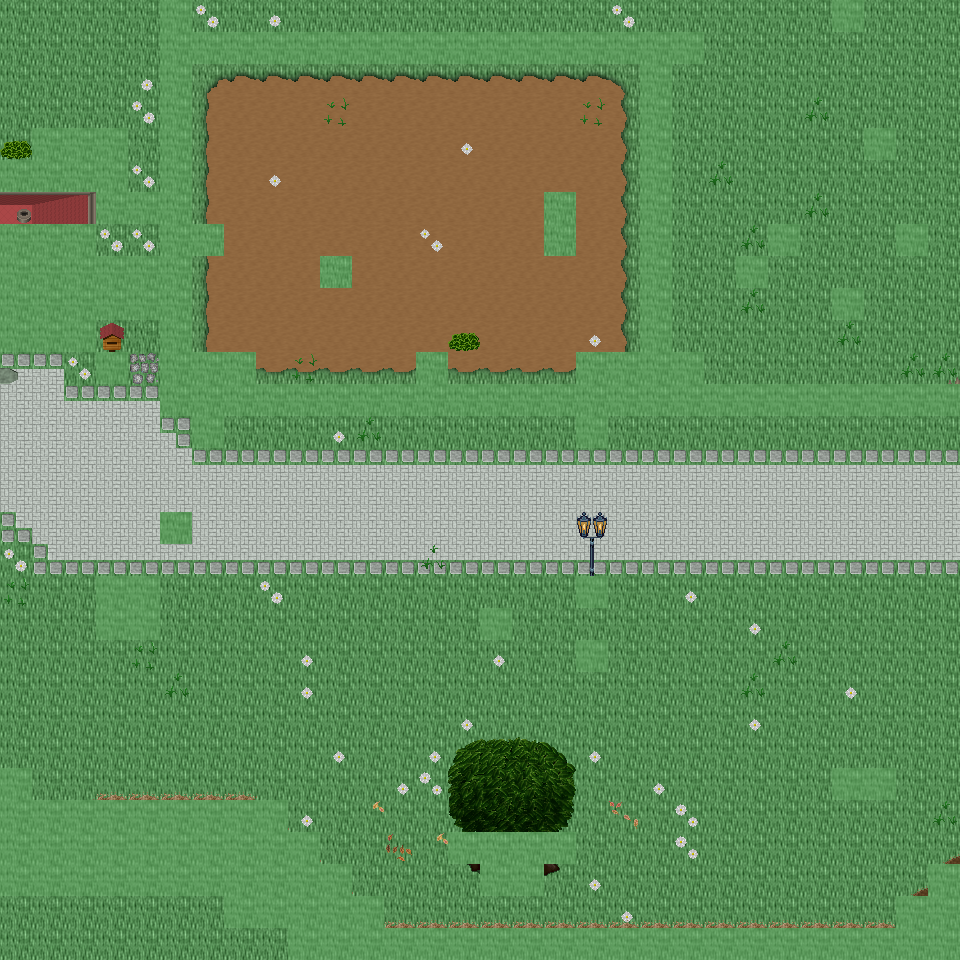

A 2D game scene composited from a Tiled map and its tileset images. What follows is a short description and the map's XML, with each tile layer's data collapsed to a summary:
An orthogonal 30x30 tile map with 32x32 px tiles, 6 tile layers (Ground, Object, Object2, Above, ...), 41 tilesets and 10 objects (10x mapExit).

<map version="1.0" orientation="orthogonal" renderorder="right-down" width="30" height="30" tilewidth="32" tileheight="32" nextobjectid="11">
  <tileset firstgid="1" name="tileset_ground_ground" tilewidth="32" tileheight="32" tilecount="33" columns="3">
    <image source="../drawable/tileset_ground_ground.png" width="96" height="352" />
  </tileset>
  <tileset firstgid="34" name="tileset_ground_cobbled_paving" tilewidth="32" tileheight="32" tilecount="1" columns="1">
    <image source="../drawable/tileset_ground_cobbled_paving.png" width="32" height="32" />
  </tileset>
  <tileset firstgid="35" name="tileset_plant_grasses" tilewidth="32" tileheight="32" tilecount="6" columns="3">
    <image source="../drawable/tileset_plant_grasses.png" width="96" height="64" />
  </tileset>
  <tileset firstgid="41" name="tileset_plant_flower_daisy_white" tilewidth="32" tileheight="32" tilecount="8" columns="2">
    <image source="../drawable/tileset_plant_flower_daisy_white.png" width="64" height="128" />
  </tileset>
  <tileset firstgid="49" name="tileset_ground_ridge_earth_pale" tilewidth="32" tileheight="32" tilecount="96" columns="12">
    <image source="../drawable/tileset_ground_ridge_earth_pale.png" width="384" height="256" />
  </tileset>
  <tileset firstgid="145" name="tileset_plant_leaves" tilewidth="32" tileheight="32" tilecount="8" columns="4">
    <image source="../drawable/tileset_plant_leaves.png" width="128" height="64" />
  </tileset>
  <tileset firstgid="153" name="tileset_ground_grass_edges" tilewidth="32" tileheight="32" tilecount="36" columns="12">
    <image source="../drawable/tileset_ground_grass_edges.png" width="384" height="96" />
  </tileset>
  <tileset firstgid="189" name="tileset_ground_grass_corners" tilewidth="32" tileheight="32" tilecount="24" columns="6">
    <image source="../drawable/tileset_ground_grass_corners.png" width="192" height="128" />
  </tileset>
  <tileset firstgid="213" name="tileset_building_roof_blue" tilewidth="32" tileheight="32" tilecount="20" columns="5">
    <image source="../drawable/tileset_building_roof_blue.png" width="160" height="128" />
  </tileset>
  <tileset firstgid="233" name="tileset_building_wall_wall_brown" tilewidth="32" tileheight="32" tilecount="12" columns="3">
    <image source="../drawable/tileset_building_wall_wall_brown.png" width="96" height="128" />
  </tileset>
  <tileset firstgid="245" name="tileset_plant_tree_tree_darkgreen" tilewidth="32" tileheight="32" tilecount="88" columns="8">
    <image source="../drawable/tileset_plant_tree_tree_darkgreen.png" width="256" height="352" />
  </tileset>
  <tileset firstgid="333" name="tileset_building_roof_red" tilewidth="32" tileheight="32" tilecount="20" columns="5">
    <image source="../drawable/tileset_building_roof_red.png" width="160" height="128" />
  </tileset>
  <tileset firstgid="353" name="tileset_plant_bush_bushes" tilewidth="32" tileheight="32" tilecount="10" columns="5">
    <image source="../drawable/tileset_plant_bush_bushes.png" width="160" height="64" />
  </tileset>
  <tileset firstgid="363" name="tileset_building_window_window_left" tilewidth="32" tileheight="32" tilecount="2" columns="2">
    <image source="../drawable/tileset_building_window_window_left.png" width="64" height="32" />
  </tileset>
  <tileset firstgid="365" name="tileset_building_window_window_right" tilewidth="32" tileheight="32" tilecount="2" columns="2">
    <image source="../drawable/tileset_building_window_window_right.png" width="64" height="32" />
  </tileset>
  <tileset firstgid="367" name="tileset_building_door_door_n" tilewidth="32" tileheight="32" tilecount="6" columns="3">
    <image source="../drawable/tileset_building_door_door_n.png" width="96" height="64" />
  </tileset>
  <tileset firstgid="373" name="tileset_ground_green_paving_4" tilewidth="32" tileheight="32" tilecount="3" columns="3">
    <image source="../drawable/tileset_ground_green_paving_4.png" width="96" height="32" />
  </tileset>
  <tileset firstgid="376" name="tileset_item_postbox" tilewidth="32" tileheight="32" tilecount="4" columns="2">
    <image source="../drawable/tileset_item_postbox.png" width="64" height="64" />
  </tileset>
  <tileset firstgid="380" name="tileset_plant_bush_hedge" tilewidth="32" tileheight="32" tilecount="35" columns="5">
    <image source="../drawable/tileset_plant_bush_hedge.png" width="160" height="224" />
  </tileset>
  <tileset firstgid="415" name="tileset_building_door_closed" tilewidth="32" tileheight="32" tilecount="1" columns="1">
    <image source="../drawable/tileset_building_door_closed.png" width="32" height="32" />
  </tileset>
  <tileset firstgid="416" name="tileset_building_decoration_rocks_2" tilewidth="32" tileheight="32" tilecount="2" columns="1">
    <image source="../drawable/tileset_building_decoration_rocks_2.png" width="32" height="64" />
  </tileset>
  <tileset firstgid="418" name="tileset_plant_stump_rectangular" tilewidth="32" tileheight="32" tilecount="4" columns="2">
    <image source="../drawable/tileset_plant_stump_rectangular.png" width="64" height="64" />
  </tileset>
  <tileset firstgid="422" name="tileset_plant_stump_stump_purple" tilewidth="32" tileheight="32" tilecount="4" columns="2">
    <image source="../drawable/tileset_plant_stump_stump_purple.png" width="64" height="64" />
  </tileset>
  <tileset firstgid="426" name="tileset_building_fence_fence_chunky" tilewidth="32" tileheight="32" tilecount="21" columns="3">
    <image source="../drawable/tileset_building_fence_fence_chunky.png" width="96" height="224" />
  </tileset>
  <tileset firstgid="447" name="tileset_plant_stump_small_stump" tilewidth="32" tileheight="32" tilecount="4" columns="2">
    <image source="../drawable/tileset_plant_stump_small_stump.png" width="64" height="64" />
  </tileset>
  <tileset firstgid="451" name="tileset_building_decoration_chimney" tilewidth="32" tileheight="32" tilecount="2" columns="1">
    <image source="../drawable/tileset_building_decoration_chimney.png" width="32" height="64" />
  </tileset>
  <tileset firstgid="453" name="tileset_logic_item_sheepfood" tilewidth="32" tileheight="32" tilecount="1" columns="1">
    <image source="../drawable/tileset_logic_item_sheepfood.png" width="32" height="32" />
  </tileset>
  <tileset firstgid="454" name="tileset_logic_portal" tilewidth="32" tileheight="32" tilecount="24" columns="8">
    <image source="../drawable/tileset_logic_portal.png" width="256" height="96" />
  </tileset>
  <tileset firstgid="478" name="tileset_logic_item_sign" tilewidth="32" tileheight="32" tilecount="1" columns="1">
    <image source="../drawable/tileset_logic_item_sign.png" width="32" height="32" />
  </tileset>
  <tileset firstgid="479" name="tileset_logic_creature_sheep" tilewidth="32" tileheight="32" tilecount="1" columns="1">
    <image source="../drawable/tileset_logic_creature_sheep.png" width="32" height="32" />
  </tileset>
  <tileset firstgid="480" name="tileset_logic_collision" tilewidth="32" tileheight="32" tilecount="1" columns="1">
    <image source="../drawable/tileset_logic_collision.png" width="32" height="32" />
  </tileset>
  <tileset firstgid="481" name="tileset_logic_protection" tilewidth="32" tileheight="32" tilecount="2" columns="2">
    <image source="../drawable/tileset_logic_protection.png" width="64" height="32" />
  </tileset>
  <tileset firstgid="483" name="tileset_logic_creature_rodent" tilewidth="32" tileheight="32" tilecount="8" columns="8">
    <image source="../drawable/tileset_logic_creature_rodent.png" width="256" height="32" />
  </tileset>
  <tileset firstgid="491" name="tileset_furniture_chair_bench_iron" tilewidth="32" tileheight="32" tilecount="4" columns="2">
    <image source="../drawable/tileset_furniture_chair_bench_iron.png" width="64" height="64" />
  </tileset>
  <tileset firstgid="495" name="tileset_ground_green_paving" tilewidth="32" tileheight="32" tilecount="18" columns="3">
    <image source="../drawable/tileset_ground_green_paving.png" width="96" height="192" />
  </tileset>
  <tileset firstgid="513" name="tileset_building_fence_palisade" tilewidth="32" tileheight="32" tilecount="84" columns="6">
    <image source="../drawable/tileset_building_fence_palisade.png" width="192" height="448" />
  </tileset>
  <tileset firstgid="597" name="tileset_furniture_light_lamp_blue" tilewidth="32" tileheight="32" tilecount="3" columns="1">
    <image source="../drawable/tileset_furniture_light_lamp_blue.png" width="32" height="96" />
  </tileset>
  <tileset firstgid="600" name="tileset_light_light_5x5" tilewidth="32" tileheight="32" tilecount="25" columns="5">
    <image source="../drawable/tileset_light_light_5x5.png" width="160" height="160" />
  </tileset>
  <tileset firstgid="625" name="tileset_light_dim_light_7x5" tilewidth="32" tileheight="32" tilecount="35" columns="7">
    <image source="../drawable/tileset_light_dim_light_7x5.png" width="224" height="160" />
  </tileset>
  <tileset firstgid="660" name="tileset_plant_flower_flowers_mixed" tilewidth="32" tileheight="32" tilecount="16" columns="4">
    <image source="../drawable/tileset_plant_flower_flowers_mixed.png" width="128" height="128" />
  </tileset>
  <tileset firstgid="676" name="tileset_light_door_light" tilewidth="32" tileheight="32" tilecount="12" columns="3">
    <image source="../drawable/tileset_light_door_light.png" width="96" height="128" />
  </tileset>
  <layer name="Ground" width="30" height="30">
    <data>[900 cells, 900 non-empty, 3 distinct tile ids]</data>
  </layer>
  <layer name="Object" width="30" height="30">
    <data>[900 cells, 297 non-empty, 46 distinct tile ids]</data>
  </layer>
  <layer name="Object2" width="30" height="30">
    <data>[900 cells, 130 non-empty, 28 distinct tile ids]</data>
  </layer>
  <layer name="Above" width="30" height="30">
    <data>[900 cells, 58 non-empty, 30 distinct tile ids]</data>
  </layer>
  <layer name="Above2" width="30" height="30">
    <data>[900 cells, 2 non-empty, 1 distinct tile ids]</data>
  </layer>
  <layer name="Walkable" width="30" height="30">
    <data>[900 cells, 183 non-empty, 1 distinct tile ids]</data>
  </layer>
  <objectgroup name="MapEvents">
    <object id="1" name="north" type="mapExit" x="0" y="0" width="160" height="32">
      <properties>
        <property name="map" value="level_0_x60_y21" />
        <property name="x" value="0" />
        <property name="y" value="28" />
      </properties>
    </object>
    <object id="2" name="north2" type="mapExit" x="192" y="0" width="640" height="32">
      <properties>
        <property name="map" value="level_0_x60_y21" />
        <property name="x" value="6" />
        <property name="y" value="28" />
      </properties>
    </object>
    <object id="3" name="north3" type="mapExit" x="864" y="0" width="96" height="32">
      <properties>
        <property name="map" value="level_0_x60_y21" />
        <property name="x" value="27" />
        <property name="y" value="28" />
      </properties>
    </object>
    <object id="4" name="south" type="mapExit" x="0" y="928" width="288" height="32">
      <properties>
        <property name="map" value="level_0_x60_y23" />
        <property name="x" value="0" />
        <property name="y" value="1" />
      </properties>
    </object>
    <object id="5" name="west" type="mapExit" x="0" y="0" width="32" height="160">
      <properties>
        <property name="map" value="level_0_x59_y22" />
        <property name="x" value="28" />
        <property name="y" value="0" />
      </properties>
    </object>
    <object id="6" name="west2" type="mapExit" x="0" y="192" width="32" height="32">
      <properties>
        <property name="map" value="level_0_x59_y22" />
        <property name="x" value="28" />
        <property name="y" value="6" />
      </properties>
    </object>
    <object id="7" name="west3" type="mapExit" x="0" y="352" width="32" height="416">
      <properties>
        <property name="map" value="level_0_x59_y22" />
        <property name="x" value="28" />
        <property name="y" value="11" />
      </properties>
    </object>
    <object id="8" name="west4" type="mapExit" x="0" y="896" width="32" height="64">
      <properties>
        <property name="map" value="level_0_x59_y22" />
        <property name="x" value="28" />
        <property name="y" value="28" />
      </properties>
    </object>
    <object id="9" name="east" type="mapExit" x="928" y="0" width="32" height="384">
      <properties>
        <property name="map" value="level_0_x61_y22" />
        <property name="x" value="1" />
        <property name="y" value="0" />
      </properties>
    </object>
    <object id="10" name="east2" type="mapExit" x="928" y="416" width="32" height="448">
      <properties>
        <property name="map" value="level_0_x61_y22" />
        <property name="x" value="1" />
        <property name="y" value="13" />
      </properties>
    </object>
  </objectgroup>
</map>
